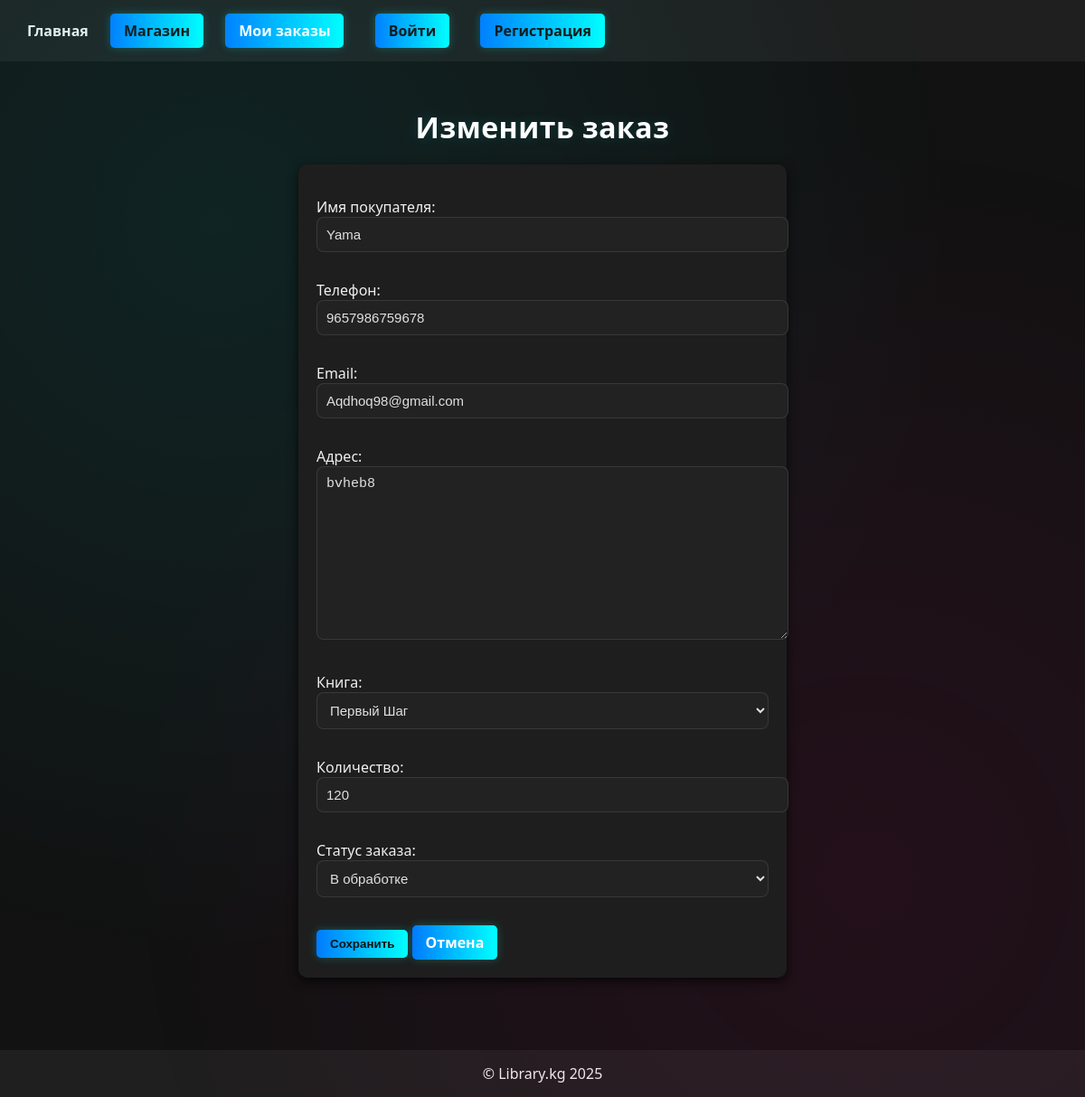
Screenshot of /basket/edit/2/ with the database file from the repository.
### basket/models.py (models this page shows, shortened)
class Order(models.Model):
    STATUS_CHOICES = (
        ('new', 'Новый'),
        ('processing', 'В обработке'),
        ('done', 'Выполнен'),
        ('cancelled', 'Отменён'),
    )
    customer_name = models.CharField("Имя покупателя", max_length=200)
    customer_phone = models.CharField("Телефон", max_length=50, blank=True)
    customer_email = models.EmailField("Email", blank=True)
    customer_address = models.TextField("Адрес", blank=True)
    book = models.ForeignKey('books.Books', on_delete=models.CASCADE, related_name='orders', verbose_name="Книга")
    quantity = models.PositiveIntegerField("Количество", default=1)
    status = models.CharField("Статус заказа", max_length=20, choices=STATUS_CHOICES, default='new')
    created_at = models.DateTimeField("Дата создания", auto_now_add=True)
    updated_at = models.DateTimeField("Дата обновления", auto_now=True)
    class Meta:
        verbose_name = "Заказ"
        verbose_name_plural = "Заказы"
        ordering = ['-created_at']

### basket/views.py (the view)
# urls.py: path('edit/<int:pk>/', views.order_edit, name='order_edit'),
def order_edit(request, pk):
    order = get_object_or_404(Order, pk=pk)
    if request.method == 'POST':
        form = OrderForm(request.POST, instance=order)
        if form.is_valid():
            form.save()
            return redirect('basket:order_list')
    else:
        form = OrderForm(instance=order)
    return render(request, 'basket/order_form.html', {'form': form})

### basket/forms.py
class OrderForm(forms.ModelForm):
    class Meta:
        model = Order
        fields = ['customer_name', 'customer_phone', 'customer_email', 'customer_address', 'book', 'quantity', 'status']

### books/models.py (called while the page is built)
    def __str__(self):
        return self.title

### basket/templates/basket/order_form.html (shortened to what this page needs)
{% extends "base.html" %}
{% block content %}
<h1 style="text-align:center; margin-bottom:20px;">{% if form.instance.pk %}Изменить заказ{% else %}Новый заказ{% endif %}</h1>
<form method="post">
    {{ form.as_p }}
    <button type="submit" class="btn btn-add">Сохранить</button>
    <a href="{% url 'basket:order_list' %}" class="btn btn-orders">Отмена</a>
</form>
{% endblock %}

### static/css/style.css (style rules this page uses)
body { margin: 0; padding: 0; font-family: 'Inter', 'Poppins', sans-serif; background: radial-gradient(circle at 50% 50%, #0b0b0b, #050505 70%); color: #e4e4e4; overflow-x: hidden; min-height: 100vh; position: relative; }
body::before { content: ""; position: fixed; top: 0; left: 0; width: 100%; height: 100%; background: radial-gradient(circle at 20% 20%, rgba(0,255,255,0.08) 0%, transparent 60%), radial-gradient(circle at 80% 80%, rgba(255,0,128,0.08) 0%, transparent 60%); animation: moveGlow 15s ease-in-out infinite alternate; z-index: 0; pointer-events: none; }
h1, h2, h3 { color: #fff; text-align: center; font-weight: 600; letter-spacing: 0.5px; text-shadow: 0 0 15px rgba(0,255,255,0.15); }
.btn { display: inline-block; background: linear-gradient(90deg, #007bff, #00ffff); color: #fff; padding: 10px 22px; border-radius: 25px; font-weight: 500; text-decoration: none; border: none; transition: all 0.3s ease; box-shadow: 0 0 10px rgba(0,255,255,0.25); cursor: pointer; }
form { max-width: 500px; margin: 0 auto; background: rgba(25,25,25,0.9); border-radius: 15px; padding: 25px 30px; box-shadow: 0 0 30px rgba(0,255,255,0.05); }
form input, form select, form textarea { width: 100%; padding: 10px; margin-bottom: 15px; border-radius: 8px; border: 1px solid rgba(255,255,255,0.1); background: rgba(35,35,35,0.9); color: #e0e0e0; font-size: 15px; outline: none; }

### templates/base.html (style rules this page uses)
body { font-family: 'Segoe UI', Tahoma, Geneva, Verdana, sans-serif; background: #121212; color: #f0f0f0; margin: 0; padding: 0; }
.btn { display: inline-block; padding: 8px 15px; border-radius: 5px; font-weight: bold; text-decoration: none; transition: all 0.3s; text-align: center; }
.btn-add { background-color: #1ed760; color: #121212; }
.btn-orders { background-color: #4caf50; color: white; }
form { background-color: #1e1e1e; padding: 20px; border-radius: 10px; box-shadow: 0 4px 12px rgba(0,0,0,0.7); max-width: 500px; margin: auto; }
input, textarea, select { width: 100%; padding: 10px; margin-bottom: 15px; border: none; border-radius: 5px; background-color: #2c2c2c; color: #f0f0f0; }

### rows the page displays
Order: customer_name "Yama", customer_phone "9657986759678", customer_email "Aqdhoq98@gmail.com", customer_address "bvheb8", book "Первый Шаг", quantity "120", status "В обработке"
